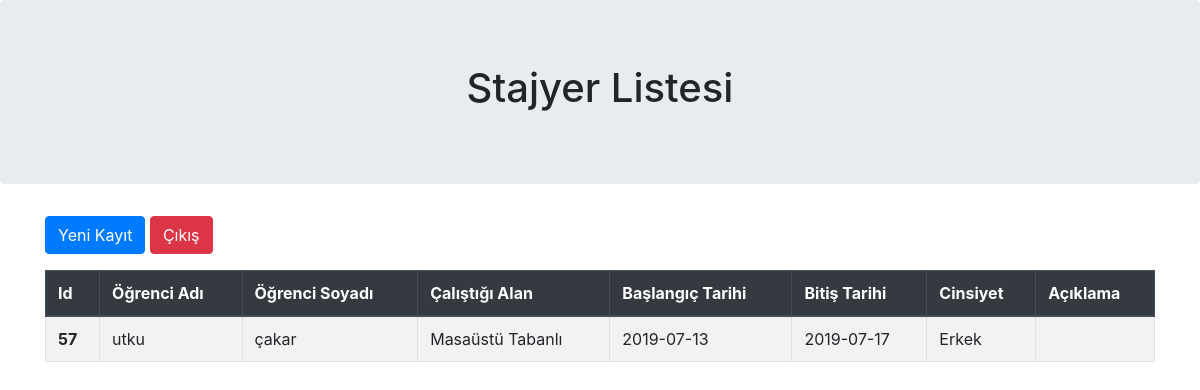
/bilgilerilistele.php (signed in), run on an earlier commit of the app's database.
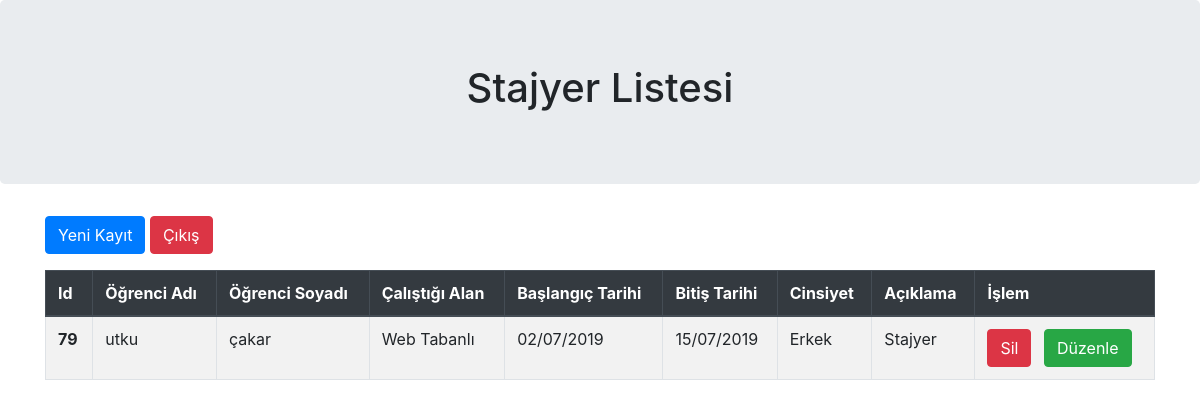
And on a later commit of the database.
### tables this page shows
CREATE TABLE `tbl_ogrbilgiler` (
  `id` int(11) NOT NULL,
  `ograd` varchar(60) NOT NULL,
  `ogrsoyad` varchar(60) NOT NULL,
  `baslangic` varchar(30) NOT NULL,
  `bitis` varchar(30) NOT NULL,
  `cinsiyet` varchar(10) NOT NULL,
  `aciklama` varchar(60) NOT NULL,
  `bolum` varchar(60) NOT NULL
);

### bilgilerilistele.php (the view, shortened to what this page needs)
<html lang="tr">
<head>
    <link rel="stylesheet" href="https://stackpath.bootstrapcdn.com/bootstrap/4.3.1/css/bootstrap.min.css">
</head>
<body>
    <div class="jumbotron text-center">
        <h1>Stajyer Listesi</h1>
    </div>
    <div class="container">
        <section class="mb-3">
        <a href="yenikayit.php" class="btn btn-primary">Yeni Kayıt</a>
        <a onclick="return yonlendir()" href="logout.php" class="btn btn-danger">Çıkış</a>
        </section>
        <table class="table table-bordered table-striped">
            <thead class="thead-dark">
                <tr >
                    <th scope="col">Id</th>
                    <th scope="col">Öğrenci Adı</th>
                    <th scope="col">Öğrenci Soyadı</th>
                    <th scope="col">Çalıştığı Alan</th>
                    <th scope="col">Başlangıç Tarihi</th>
                    <th scope="col">Bitiş Tarihi</th>
                    <th scope="col">Cinsiyet</th>
                    <th scope="col">Açıklama</th>
                    <?php
            if($_SESSION['Oturum_Yetki'] == "0")
            {?>
                <th colspan=2>İşlem</th>
            <?php
            }
             ?>
                </tr>
            </thead>
            <tbody>
            <?php
                include("baglanti.php");
                $query = $db->query("Select * From tbl_ogrbilgiler",PDO::FETCH_ASSOC);
                if($query->rowCount())
                {
                        foreach($query as $row)
                        {
            ?>
                <tr>
                <th scope="row"><?=$row['id']?></th>
                <td><?=$row['ograd']?></td>
                <td><?=$row['ogrsoyad']?></td>
                <td><?=$row['bolum']?></td>
                <td><?=$row['baslangic']?></td>
                <td><?=$row['bitis']?></td>
                <td><?=$row['cinsiyet']?></td>
                <td><?=$row['aciklama']?></td>
                <?php
            if($_SESSION['Oturum_Yetki'] == "0")
            {?>
                 <td>
                 <a href="bilgilerilistele.php?sil=<?=$row['id']?>"><button onclick="return sil()" class="btn btn btn-danger">Sil</button></a>
                 <a href="duzenle.php?duzenle=<?=$row['id']?>"><button class="ml-2 btn btn btn-success">Düzenle</button></a>
                 </td>
            <?php
            }
             ?>
                </tr>
                <?php
                }}
                ?>
            </tbody>
        </table>
    </div>
</body>
</html>

What changed in the data, as far as the page shows it:
removed tbl_ogrbilgiler: id "57", ograd "utku", ogrsoyad "çakar", bolum "Masaüstü Tabanlı", baslangic "2019-07-13", bitis "2019-07-17", cinsiyet "Erkek"
added tbl_ogrbilgiler: id "79", ograd "utku", ogrsoyad "çakar", bolum "Web Tabanlı", baslangic "02/07/2019", bitis "15/07/2019", cinsiyet "Erkek", aciklama "Stajyer"
Also different on the page:
text now shown: "İşlem"
